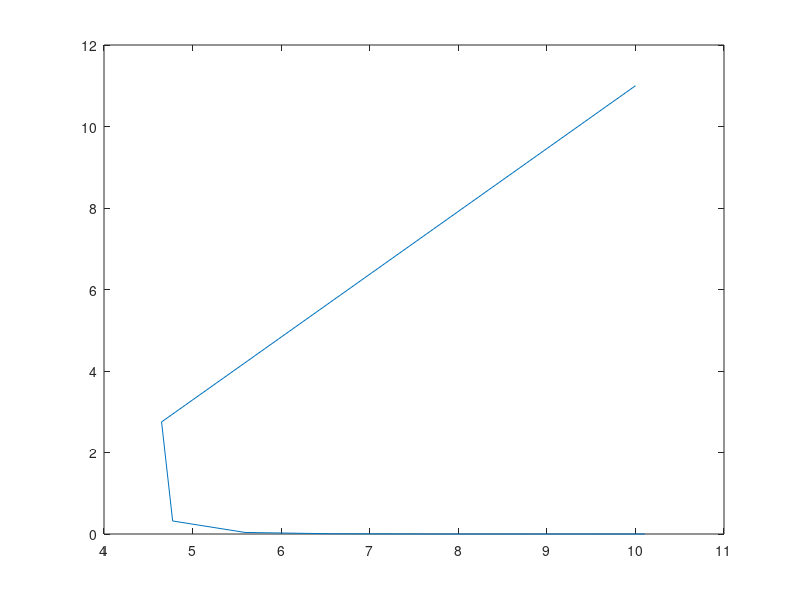

Write the MATLAB code that produced this figure.
clear all
N=10;
P=11;
K=20;
g=0.25;
c=0.06;
b=0.025;
r=8;
for n=1:r-1
N(n+1)=N(n)+ g.*N(n).*(1-(N(n)./K))-c*N(n)*P(n)
P(n+1)=b.*N(n).*P(n)
end

plot(N,P)



